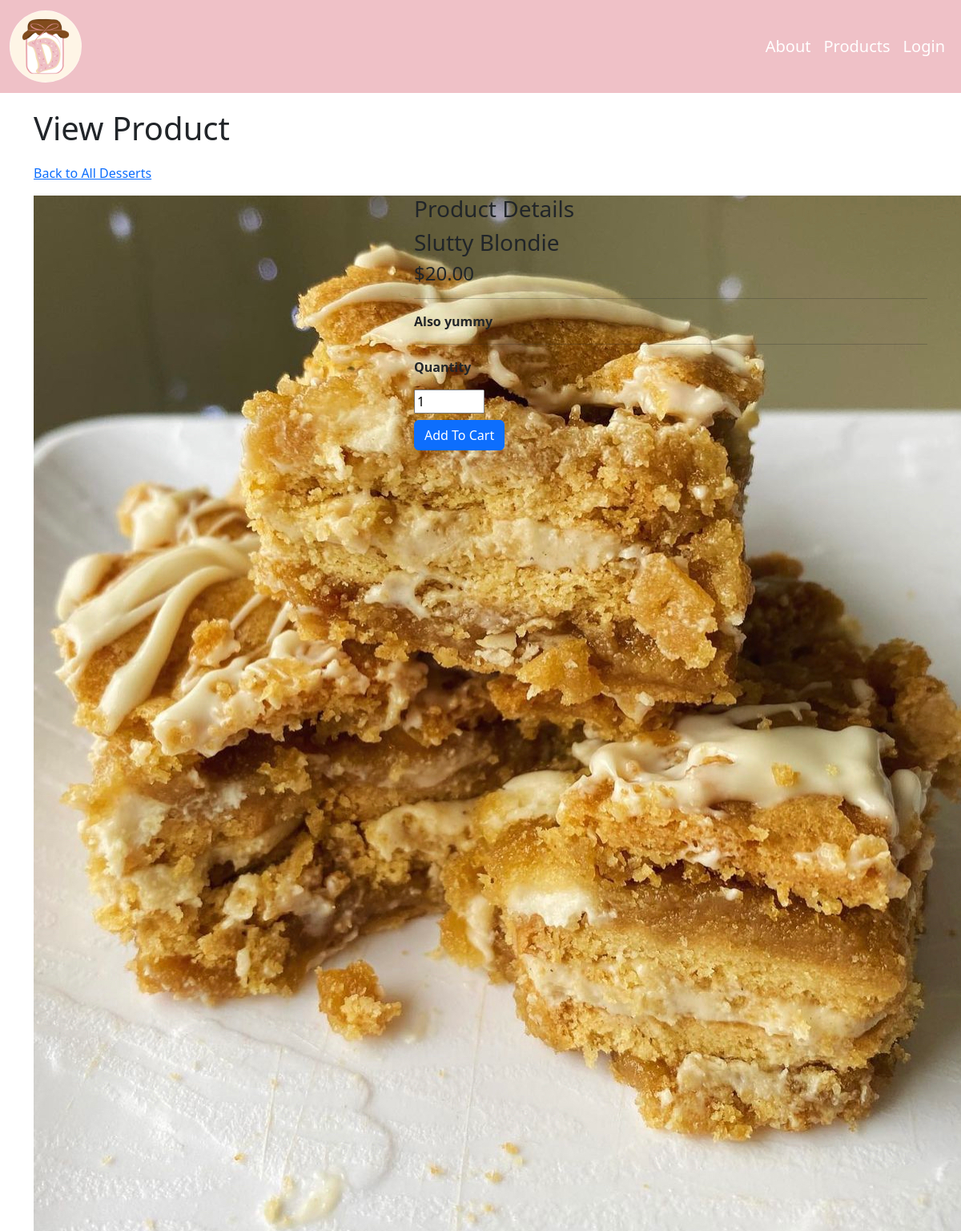
The app's page /product/2, older data.
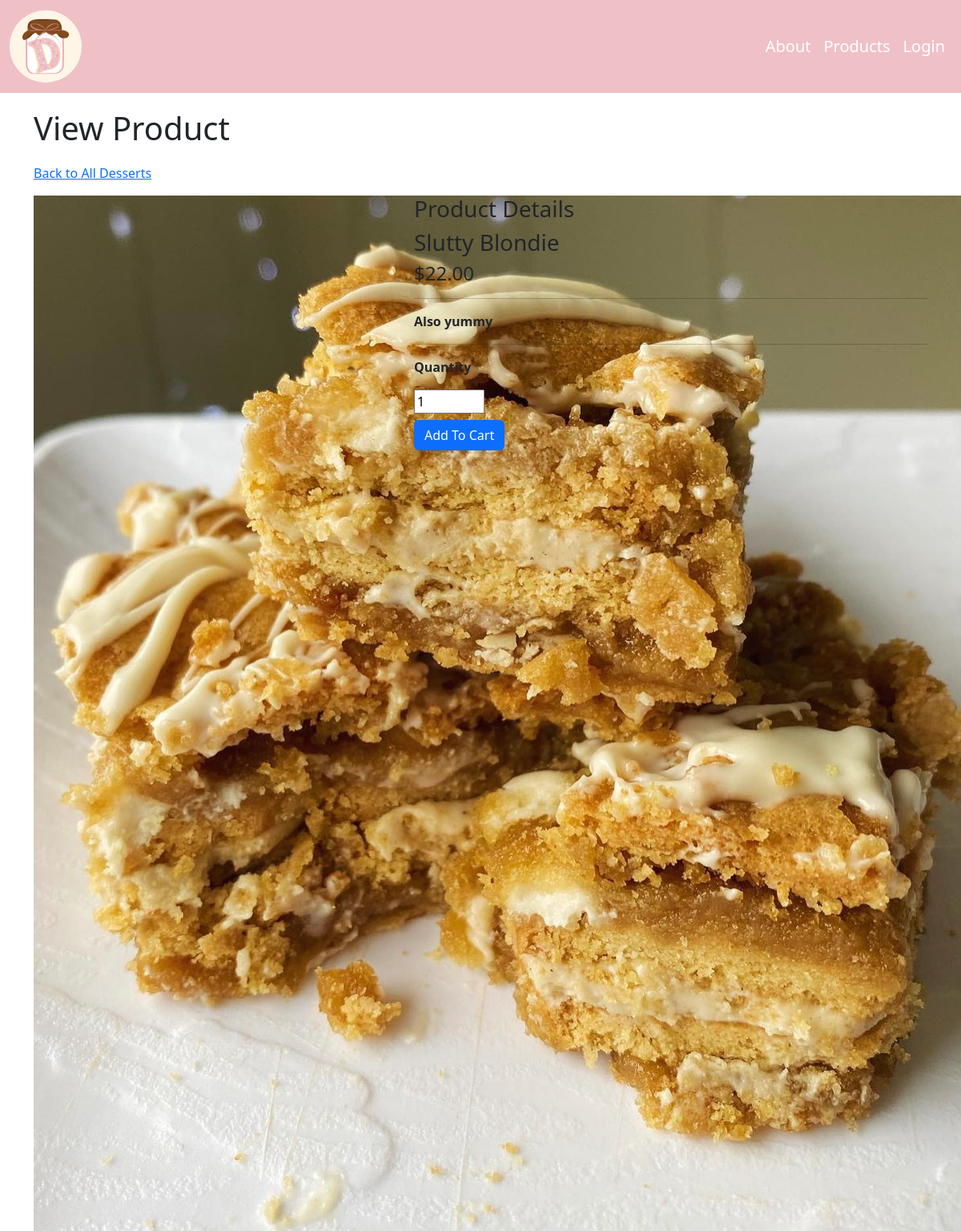
The same page, newer data.
### models.py (models this page shows, shortened)
class Product(db.Model):
    __tablename__ = 'product'
    product_id = db.Column(db.Integer, primary_key=True, autoincrement=True)
    category_id = db.Column(db.Integer, db.ForeignKey('product_category.category_id'))
    product_name = db.Column(db.String(100), nullable=False)
    product_description = db.Column(db.Text)
    product_image = db.Column(db.String(100))
    product_price = db.Column(db.Float, nullable=False)

### app.py (the view)
@app.route('/product/<int:product_id>')
def product_view(product_id):
    product = Product.query.get(product_id)
    product_category = ProductCategory.query.order_by(ProductCategory.category_id).all()
    if product:
        return render_template('product_view.html', product=product, product_category=product_category)
    else:
        flash(f'The dessert you are looking for does not exist.', 'error')
        return redirect(url_for('home'))

### template/product_view.html (shortened to what this page needs)
{% extends "base.html" %}
{% block page_head %}
    View Product
{% endblock %}
{% block page_content %}
    <div class="row">
        <div class="col-lg-12">
            <ol class="breadcrumb">
                <li>
                    <a href="{{ url_for('product_view_all') }}">Back to All Desserts</a>
                </li>
            </ol>
        </div>
    </div>
    <div class="row pad">
        <div class="col-lg-5">
            <div class="col-xs-12 col-sm-12 col-md-12 col-lg-12">
                <div class="thumbnail">
                    <img src="{{ url_for('static', filename='/images/products/' + product.product_image) }}" alt="Picture of {{ product.product_name }}">
                </div>
            </div>
        </div>
        <div class="col-lg-7">
            <div class="panel panel-primary">
                <div class="panel-heading">
                    <h3 class="panel-title">Product Details</h3>
                </div>
                <div class="panel-body">
                    <h3>{{ product.product_name }}</h3>
                    <h4>{{ "$%.2f"|format(product.product_price) }}</h4>
                    <hr />
                    <strong>{{ product.product_description }}</strong>
                    <hr />
                </div>
                <form action="{{ url_for('cart_add', product_id=product.product_id) }}" method="GET">
                    <div class="row">
                        <div class="col-lg-4">
                            <div class="row g-2">
                                <div class="col-lg-12">
                                    <label for="product_quantity" class="form-label"><strong>Quantity</strong></label>
                                </div>
                                <div class="col-lg-12">
                                    <input class="col-xs-2" type="number" step="1" min="1" max="20" class="form-control" id="product_quantity"
                                           name="product_quantity" value="1" required>
                                </div>
                                <div class="col-lg-12">
                                    <button type="submit" class="btn btn-primary">Add To Cart</button>
                                </div>
                            </div>
                        </div>
                    </div>
                </form>
            </div>
        </div>
    </div>
{% endblock %}

### template/base.html (shortened to what this page needs)
<!DOCTYPE html>
<html lang="en">
  <head>
      <link href="https://cdn.jsdelivr.net/npm/bootstrap@5.2.3/dist/css/bootstrap.min.css" rel="stylesheet">
      <link rel="stylesheet" href="/static/css/nav.css">
  </head>
  <body>
        <nav class="navbar navbar-expand-lg">
            <div class="container-fluid">
                <div class="navbar-collapse collapse w-100 order-1 order-md-0 dual-collapse2">
                    <a class="navbar-brand" href="/">
                        <img src="/static/assets/dessertbydaya.jpg" width="90" height="90" alt="logo">
                    </a>
                </div>
                {% if current_user.is_authenticated %}
                <div class="navbar-collapse collapse w-100 order-3 dual-collapse2">
                    <ul class="navbar-nav ms-auto">
                        <li class="nav-item navbar-text">
                            Welcome, {{ current_user.first_name }} {{ current_user.last_name }}!
                        </li>
                        <li class="nav-item">
                            <a class="nav-link" href="{{ url_for('logout') }}">Logout</a>
                        </li>
                    </ul>
                </div>
                {% else %}
                <div class ="navbar-collapse collapse w-100 order-3 dual-collapse2">
                    <ul class="navbar-nav ms-auto">
                        <li class="nav-item">
                            <a class="nav-link" href="{{ url_for('about') }}">About</a>
                        </li>
                        <li class="nav-item">
                            <a class="nav-link" href="{{ url_for('product_view_all') }}">Products</a>
                        </li>
                        <li class="nav-item">
                            <a class="nav-link" href="{{ url_for('login') }}">Login</a>
                        </li>
                    </ul>
                </div>
                {% endif %}
            </div>
        </nav>
    <div class="container">
        <h1>{% block page_head %}{% endblock %}</h1>
        {% block page_content %}{% endblock %}
    </div>
  </body>
</html>

### static/css/nav.css (style rules this page uses)
.navbar { background-color: #EFC1C7; }
.navbar-brand img { margin-right: 10px; border-radius: 50%; }
.navbar-nav .nav-link { color: white; font-size: 20px; }
.container { margin-top: 20px; }
h1 { margin-bottom: 20px; }

Row changes from the older to the newer data that the page shows:
changed Product "Slutty Blondie": product_price "$20.00" → "$22.00"
